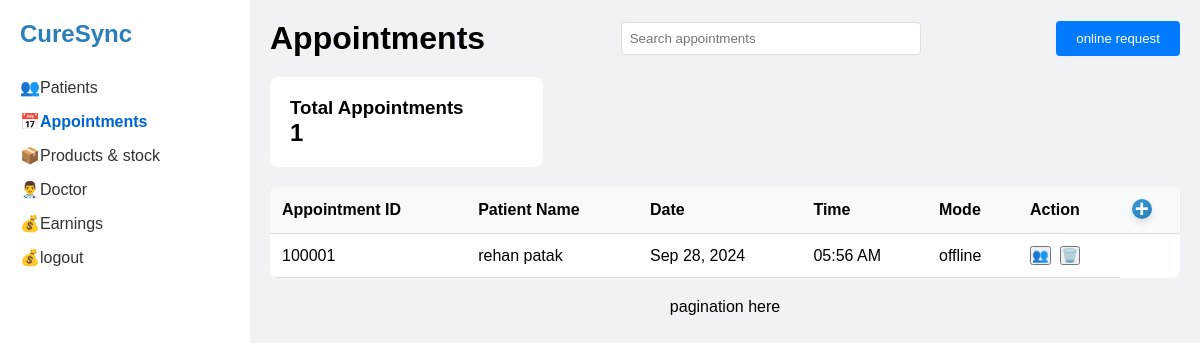
The page /opd/appointment/ (signed in) on the database as committed earlier.
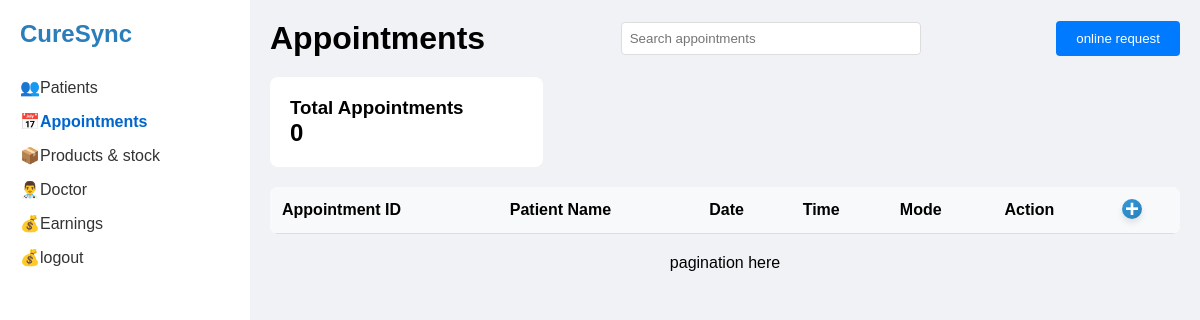
The same page on the database as committed later.
### opd/models.py (models this page shows, shortened)
class Appointment(models.Model):
    online_request_status = (
        ("seen", "seen"),
        ("not_seen", "not_seen"),
    )
    opd = models.ForeignKey(Opd, on_delete=models.CASCADE, related_name="appointments")
    offline_patient = models.OneToOneField(
        Offline_Patient,
        on_delete=models.CASCADE,
        null=True,
        blank=True,
        related_name="offline_appoinment",
    )
    online_patient = models.OneToOneField(
        Profile,
        on_delete=models.CASCADE,
        null=True,
        blank=True,
        related_name="online_appointment",
    )
    appointment_type = models.CharField("Appointment Type", max_length=30)
    status = models.CharField(
        "Status", choices=online_request_status, max_length=20, null=True, blank=True
    )
    appointment_id = models.CharField(
        "Appointment ID",
        max_length=10,
        unique=True,
    )
    appointment_date = models.DateTimeField("Appointment Date", null=True, blank=True)
    created_at = models.DateTimeField(auto_now_add=True)
    id = models.UUIDField(
        default=uuid.uuid4, unique=True, primary_key=True, editable=False
    )
    class Meta:
        unique_together = [["opd", "online_patient"], ["opd", "offline_patient"]]
    @property
    def name(self):
        if self.online_patient:
            return self.online_patient.name
        return self.offline_patient.name

class Offline_Patient(models.Model):
    gender_type = (
        ("male", "male"),
        ("female", "female"),
    )
    name = models.CharField("Full Name", max_length=200)
    age = models.PositiveIntegerField("Age")
    gender = models.CharField("Gender", max_length=10, choices=gender_type)
    email = models.EmailField("Email", max_length=190)
    profile_image = models.ImageField(
        "Image",
        upload_to="profile/",
        default="profile/default-profile.png",
    )
    display_id = models.CharField("ID", max_length=30)
    phone_number = models.CharField("Phone Number", max_length=10)
    address = models.TextField("Address")
    medical_history = models.TextField(null=True, blank=True)
    created_at = models.DateTimeField(auto_now_add=True)
    id = models.UUIDField(
        default=uuid.uuid4, unique=True, primary_key=True, editable=False
    )

### opd/views.py (the view)
# urls.py: path("appointment/", views.appointment, name="appointment"),
@user_passes_test(is_doctor, login_url="home:home_page")
def appointment(request):
    search_query = request.GET.get("search_query", "")
    if search_query:
        appointments = search_appointment(request, search_query)
    else:
        appointments = request.user.doctor.opd.appointments.filter(
            Q(offline_patient__isnull=False)
            | Q(online_patient__isnull=False, status="seen")
        )
    request_count = request.user.doctor.opd.appointments.filter(
        Q(online_patient__isnull=False, status="not_seen")
    ).count()
    total_appointment = request.user.doctor.opd.no_of_appointment
    context = {
        "appointments": appointments,
        "total_appointment": total_appointment,
        "request_count": request_count,
    }
    return render(request, "opd/appointment.html", context)

### opd/utils.py (called while the page is built)
def is_doctor(user):
    return user.groups.filter(name="Doctor").exists()

### opd/templates/opd/appointment.html (shortened to what this page needs)
{% extends 'opd/index.html' %}
{% load static %}
{% block css %}
<link rel="stylesheet" href="{% static 'styles/opd_appointment.css' %}" />
{% endblock css %}
{% block content %}
<main class="main-content">
  <div class="header">
    <h1>Appointments</h1>
    <input type="text" id="searchInput" class="search-bar" placeholder="Search appointments" />
    <button id="online_request" data-url="{% url 'opd:appointment_request' %}" class="add-btn">online request</button>
  </div>
  <div class="stats-container">
    <div class="stat-card">
      <h3>Total Appointments</h3>
      <div class="stat-value">{{total_appointment}}</div>
    </div>
  </div>
  <table>
    <thead>
      <tr>
        <th>Appointment ID</th>
        <th>Patient Name</th>
        <th>Date</th>
        <th>Time</th>
        <th>Mode</th>
        <th>Action</th>
        <th>
          <a href="{% url 'opd:offline_appointment_booking' %}" id="plus-symbol" title="Add new patient"></a>
        </th>
      </tr>
    </thead>
    <tbody>
      {% for appointment in appointments %}
      <tr>
        <td>{{appointment.appointment_id}}</td>
        <td>{{appointment.name}}</td>
        <td>{{ appointment.appointment_date|date:"M d, Y" }}</td>
        <td>{{ appointment.appointment_date|date:"h:i A" }}</td>
        <td>{{appointment.appointment_type}}</td>
        <td>
          <button onclick="window.location.href='{% url 'opd:medicine'  id=appointment.id %}'"
            class="action-btn">👥</button>&nbsp;
          <button
            onclick="window.location.href='{% url 'opd:confirmation_page' %}?section=appointment&id={{appointment.id}}'"
            class="
            action-btn">🗑️</button>
        </td>
      </tr>
      {% endfor %}
    </tbody>
  </table>
  <div class="pagination">pagination here</div>
</main>
{% endblock content %}

### opd/templates/opd/index.html (shortened to what this page needs)
<!doctype html>
{% load static %}
<html lang="en">
<head>
  <link rel="stylesheet" href="{% static 'styles/dashboard.css' %}" />
  {% block css %} {% endblock css %}
</head>
<body>
  <div class="dashboard-container">
    <aside class="sidebar">
      <div class="logo">
        <h2 style="color: #2a7fba">CureSync</h2>
      </div>
      <nav>
        <ul>
          <li id="patient">
            <a href="{% url 'opd:home_page' %}"><span class="icon">👥</span> Patients</a>
          </li>
          <li id="appointment">
            <a href="{% url 'opd:appointment' %}"><span class="icon">📅</span> Appointments</a>
          </li>
          <li id="product">
            <a href="{% url 'opd:product_list' %}"><span class="icon">📦</span> Products & stock</a>
          </li>
          <li id="doctor">
            <a href="{% url 'opd:doctor_profile' %}"><span class="icon">👨‍⚕️</span> Doctor</a>
          </li>
          <li id="earning">
            <a href="{% url 'opd:earning' %}"><span class="icon">💰</span> Earnings</a>
          </li>
          <li id="logout">
            <a href="{% url 'opd:logout' %}"><span class="icon">💰</span> logout</a>
          </li>
        </ul>
      </nav>
    </aside>
    {% block content %}
    {% endblock content %}
  </div>
</body>
</html>

### static/styles/dashboard.css (style rules this page uses)
* { box-sizing: border-box; margin: 0; padding: 0; }
body { font-family: Arial, sans-serif; background-color: #f0f2f5; }
.dashboard-container { display: flex; height: 100vh; }
.sidebar { width: 250px; background-color: #fff; padding: 20px; display: flex; flex-direction: column; }
.logo { display: flex; align-items: center; margin-bottom: 30px; }
.sidebar nav ul { list-style-type: none; }
.sidebar nav ul li { margin-bottom: 15px; }
.sidebar nav ul li a { text-decoration: none; color: #333; display: flex; align-items: center; }
.sidebar nav ul li.active a { color: #0066cc; font-weight: bold; }
.main-content { flex-grow: 1; padding: 20px; overflow-y: auto; }

### static/styles/opd_appointment.css (style rules this page uses)
* { box-sizing: border-box; margin: 0; padding: 0; }
body { font-family: Arial, sans-serif; background-color: #f0f2f5; }
.sidebar { width: 250px; background-color: #fff; padding: 20px; display: flex; flex-direction: column; }
.logo { display: flex; align-items: center; margin-bottom: 30px; }
.sidebar nav ul { list-style-type: none; }
.sidebar nav ul li { margin-bottom: 15px; }
.sidebar nav ul li a { text-decoration: none; color: #333; display: flex; align-items: center; }
.sidebar nav ul li.active a { color: #0066cc; font-weight: bold; }
.main-content { flex-grow: 1; padding: 20px; overflow-y: auto; }
.header { display: flex; justify-content: space-between; align-items: center; margin-bottom: 20px; }
.search-bar { padding: 8px; width: 300px; border: 1px solid #ddd; border-radius: 4px; }
.add-btn { background-color: #007bff; color: white; border: none; padding: 10px 20px; border-radius: 4px; cursor: pointer; }
.stats-container { display: flex; justify-content: space-between; margin-bottom: 20px; }
.stat-card { background-color: #fff; padding: 20px; border-radius: 8px; width: 30%; }
.stat-value { font-size: 24px; font-weight: bold; }
table { width: 100%; border-collapse: collapse; background-color: #fff; border-radius: 8px; overflow: hidden; }
th, td { text-align: left; padding: 12px; border-bottom: 1px solid #ddd; }
th { background-color: #f8f9fa; }
.pagination { margin-top: 20px; text-align: center; }
#plus-symbol { display: inline-flex; justify-content: center; align-items: center; font-size: 24px; color: #ffffff; background: linear-gradient(135deg, #3498db, #2980b9); border-radius: 50%; width: 20px; height: 20px; text-decoration: none; box-shadow: 0 4px 6px rgba(0, 0, 0, 0.1); transition: all 0.3s ease; position: relative; overflow: hidden; }
#plus-symbol::before { content: "+"; position: relative; z-index: 2; }
#plus-symbol::after { content: ""; position: absolute; top: 50%; left: 50%; transform: translate(-50%, -50%) scale(0); width: 100%; height: 100%; background: rgba(255, 255, 255, 0.2); border-radius: 50%; transition: transform 0.3s ease; }

Rows that differ between the two databases and show on the page:
removed Appointment: appointment_id "100001", name "rehan patak", appointment_date "Sep 28, 2024", appointment_date "05:56 AM", appointment_type "offline"
Other text that changed with them:
{{ total_appointment }}: "1" → "0"
